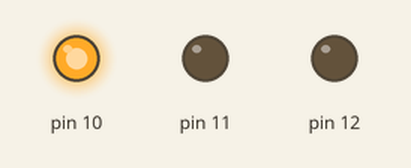
The sketch below on a simulated Arduino Uno, built with avr-gcc and run on an emulated ATmega328P. Shown: output pins drawn as LEDs (lit = HIGH).

Above: at 0.05 s.
At 0.75 s:
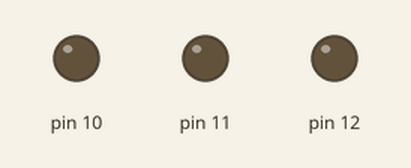
At 1.45 s:
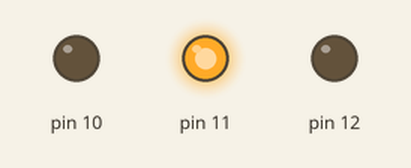
At 2.85 s:
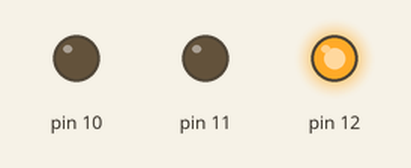
Timing chart, 0 to 3.1 s (numbered marks = the images above):
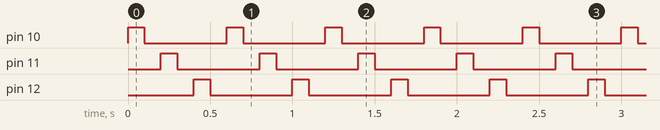

The sketch:

Led.ino
```cpp
void setup() {
  // put your setup code here, to run once:

pinMode(10, OUTPUT);
pinMode(11,OUTPUT);
pinMode(12,OUTPUT);


}

void loop() {
  // put your main code here, to run repeatedly:

digitalWrite(10, HIGH);
delay(100);
digitalWrite(10, LOW);
delay (100);

digitalWrite(11, HIGH);
delay(100);
digitalWrite(11, LOW);
delay (100);

digitalWrite(12, HIGH);
delay(100);
digitalWrite(12, LOW);
delay (100);

}
```

Measured:
- by itself, pin 10–12: alternates HIGH for 0.10 s and LOW for 0.50 s
